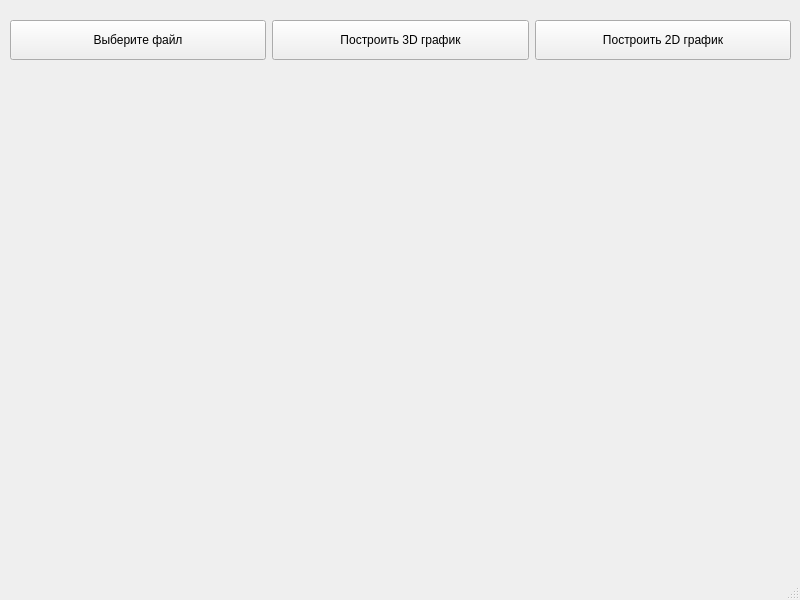
<?xml version="1.0" encoding="UTF-8"?>
<ui version="4.0">
 <class>MainWindow</class>
 <widget class="QMainWindow" name="MainWindow">
  <property name="geometry">
   <rect>
    <x>0</x>
    <y>0</y>
    <width>800</width>
    <height>600</height>
   </rect>
  </property>
  <property name="windowTitle">
   <string>MainWindow</string>
  </property>
  <widget class="QWidget" name="centralwidget">
   <widget class="QWidget" name="widget" native="true">
    <property name="geometry">
     <rect>
      <x>9</x>
      <y>79</y>
      <width>781</width>
      <height>481</height>
     </rect>
    </property>
   </widget>
   <widget class="QWidget" name="">
    <property name="geometry">
     <rect>
      <x>10</x>
      <y>10</y>
      <width>781</width>
      <height>61</height>
     </rect>
    </property>
    <layout class="QHBoxLayout" name="horizontalLayout">
     <item>
      <widget class="QPushButton" name="pushButton">
       <property name="minimumSize">
        <size>
         <width>0</width>
         <height>40</height>
        </size>
       </property>
       <property name="styleSheet">
        <string notr="true"/>
       </property>
       <property name="text">
        <string>Выберите файл</string>
       </property>
      </widget>
     </item>
     <item>
      <widget class="QPushButton" name="pushButton_2">
       <property name="minimumSize">
        <size>
         <width>0</width>
         <height>40</height>
        </size>
       </property>
       <property name="styleSheet">
        <string notr="true"/>
       </property>
       <property name="text">
        <string>Построить 3D график</string>
       </property>
      </widget>
     </item>
     <item>
      <widget class="QPushButton" name="pushButton_3">
       <property name="minimumSize">
        <size>
         <width>0</width>
         <height>40</height>
        </size>
       </property>
       <property name="styleSheet">
        <string notr="true"/>
       </property>
       <property name="text">
        <string>Построить 2D график</string>
       </property>
      </widget>
     </item>
    </layout>
   </widget>
  </widget>
  <widget class="QStatusBar" name="statusbar"/>
 </widget>
 <resources/>
 <connections/>
</ui>
